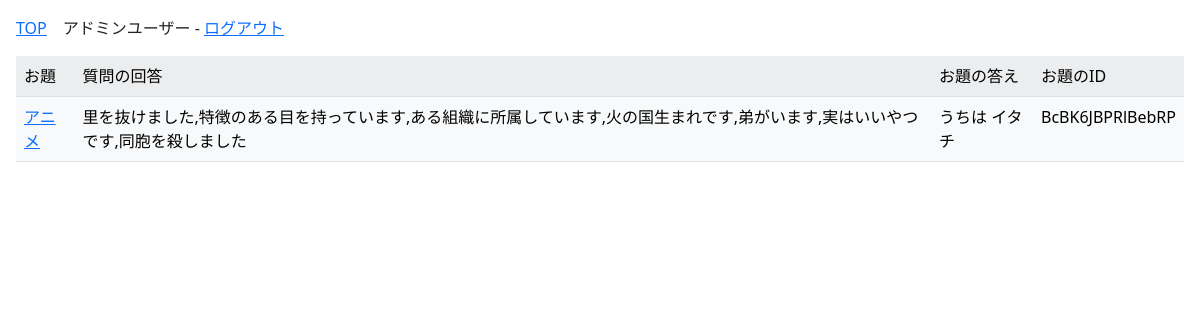
The app's page /bertapp/questions/wP1RQYs7gKZKFnz (signed in) with its own data.
### apps/crud/models.py (models this page shows, shortened)
class User(db.Model, UserMixin):
    __tablename__ = 'users'
    id = db.Column(db.Integer, primary_key=True)
    username = db.Column(db.String, index=True)
    email = db.Column(db.String, unique=True, index=True)
    password_hash = db.Column(db.String)
    user_path = db.Column(db.String)
    is_admin = db.Column(db.Boolean, nullable=False, default=0)
    created_at = db.Column(db.DateTime, default=datetime.now)
    updated_at = db.Column(db.DateTime, default=datetime.now, onupdate=datetime.now)
    @property
    def password(self):
        raise AttributeError('読み取り不可')

### apps/bertapp/models.py (models this page shows)
class UserAnswer(db.Model):
    __tablename__ = 'user_answers'
    id = db.Column(db.Integer, primary_key=True)
    user_id = db.Column(db.String, db.ForeignKey('users.id'))
    theme = db.Column(db.String)
    q_answers = db.Column(db.String, nullable=False)
    answer = db.Column(db.String)
    answer_id = db.Column(db.String)
    created_at = db.Column(db.DateTime, default=datetime.now)

### apps/bertapp/views.py (the view)
@bertapp.route('/questions/<user_path>')
@login_required
def questions(user_path):
    user_answers = UserAnswer.query.filter_by(user_id=current_user.id)
    return render_template('bertapp/questions.html', user_answers=user_answers)

### apps/crud/models.py (called while the page is built)
@login_manager.user_loader
def load_user(user_id):
    return User.query.get(user_id)

### apps/bertapp/templates/bertapp/questions.html (shortened to what this page needs)
{% extends 'bertapp/base.html' %}
{% block content %}
<table class="table table-light table-striped">
    <tr>
        <td>お題</td>
        <td>質問の回答</td>
        <td>お題の答え</td>
        <td>お題のID</td>
    </tr>
    {% for user_answer in user_answers %}
    <tr>
        <td><a href="{{ url_for('bertapp.edit_answer', answer_id=user_answer.id, user_path=current_user.user_path) }}">{{ user_answer.theme }}</a></td>
        <td>{{ user_answer.q_answers }}</td>
        <td>{{ user_answer.answer }}</td>
        <td>{{ user_answer.answer_id }}</td>
    </tr>
    {% endfor %}
</table>
{% endblock %}

### apps/bertapp/templates/bertapp/base.html (shortened to what this page needs)
<!DOCTYPE html>
<html lang="ja">
<head>
    <link href="https://cdn.jsdelivr.net/npm/bootstrap@5.0.2/dist/css/bootstrap.min.css" rel="stylesheet">
</head>
<body class="mt-3 mb-3 ms-3 me-3">
    <div>
        {% if current_user.is_authenticated %}
        <p>
            <span><a href="{{ url_for('bertapp.index') }}">TOP</a></span><span class="ms-3">{{ current_user.username }}</span> - <span><a href="{{ url_for('auth.logout') }}">ログアウト</a></span>
        </p>
        {% endif %}
    </div>
    {% block content %}
    {% endblock %}
</body>
</html>

### records on screen
User: username "アドミンユーザー"
UserAnswer: theme "アニメ", q_answers "里を抜けました,特徴のある目を持っています,ある組織に所属しています,火の国生まれです,弟がいます,実はいいやつです,同胞を殺しました", answer "うちは イタチ", answer_id "BcBK6JBPRlBebRP"
